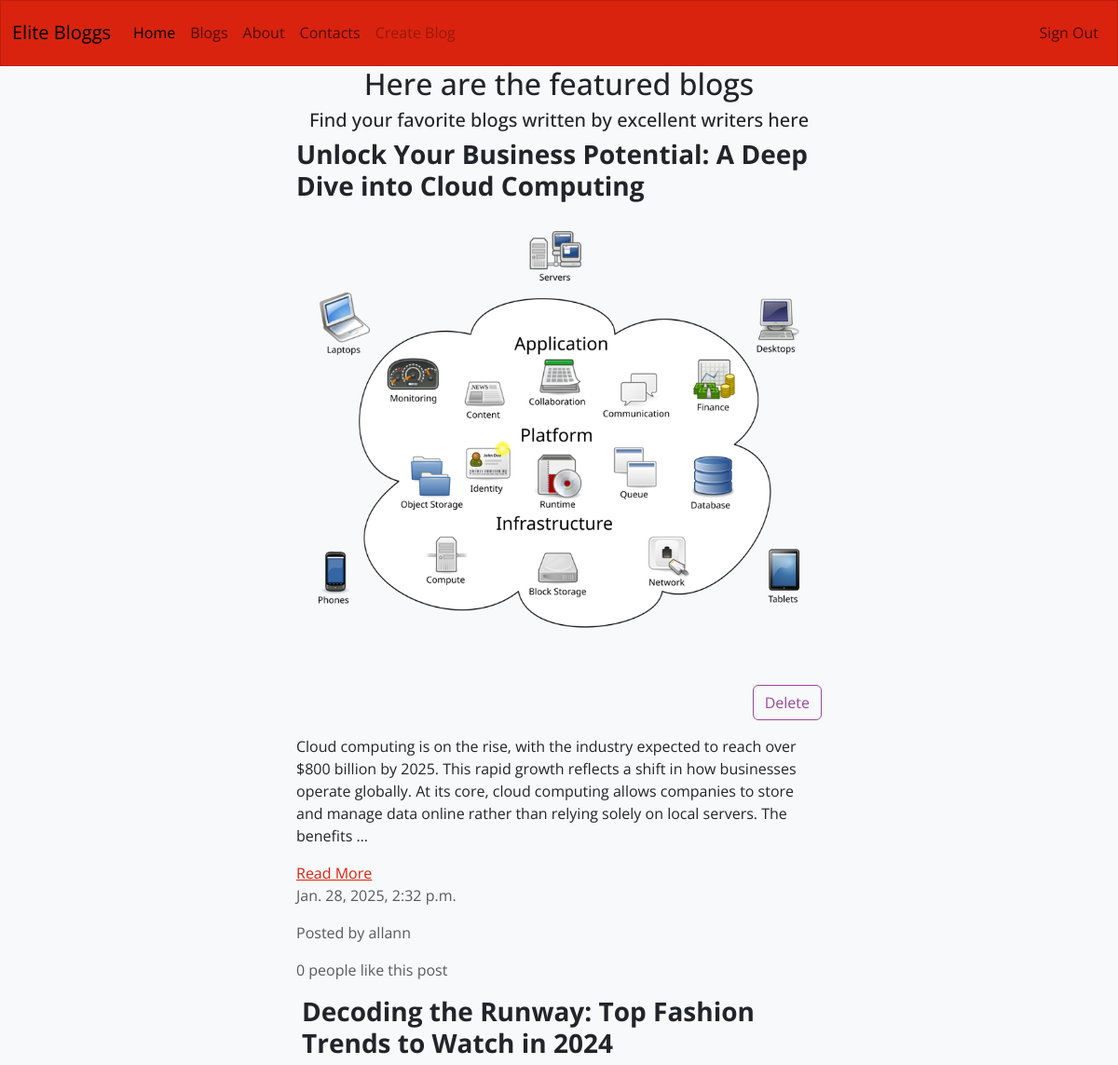
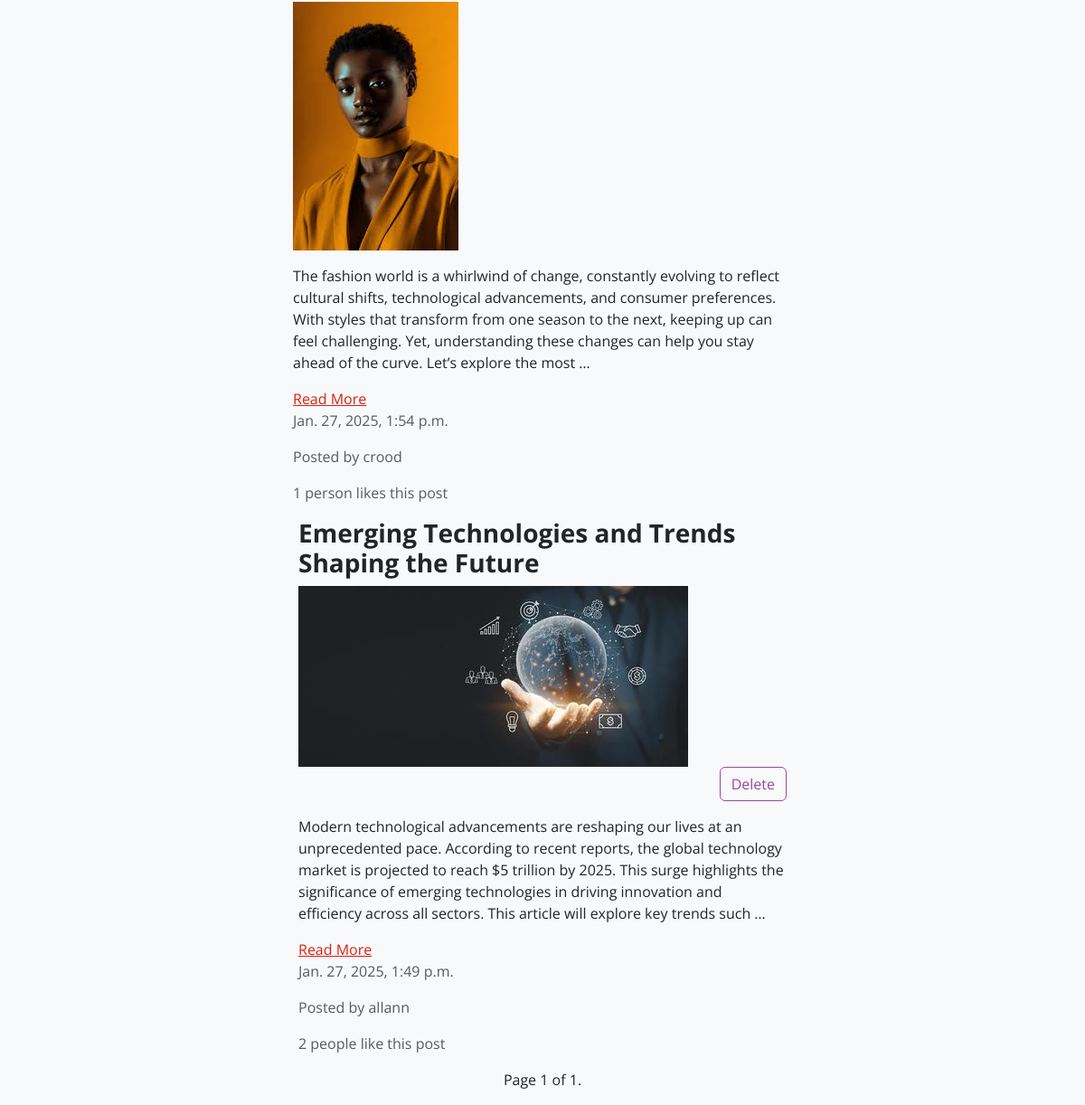
Screenshot of /blog/ (signed in) with the database file from the repository (2 pictures, top to bottom).
### posts/models.py (models this page shows, shortened)
class Article(models.Model):
    title = models.CharField(max_length=255)
    content = HTMLField()
    date_posted = models.DateTimeField(auto_now_add=True)
    author = models.ForeignKey(User, on_delete=models.CASCADE)
    featured = models.BooleanField(default=False)
    category = models.ForeignKey('Category', on_delete=models.CASCADE)
    likes = models.ManyToManyField(User, related_name='likes', blank=True)
    image = models.ImageField(default='default.jpg', upload_to='images/')

### posts/views.py (the view)
# urls.py: path('blog/', Blog.as_view(), name='blog'),
class Blog(ListView):
    model = Article
    template_name = 'posts/blog.html'
    context_object_name = 'articles'
    queryset = Article.objects.all().filter(featured=True).order_by('-date_posted')
    paginate_by = 5

### posts/templates/posts/blog.html (shortened to what this page needs)
{% extends 'posts/base.html' %}
{% block content %}
    <div class="row mx-md-0 mx-3">
        <div class="col-md-6 offset-md-3">
            <h2 class="text-center">Here are the featured blogs</h2>
            <h5 class="text-center">Find your favorite blogs written by excellent writers here</h5>
    </div>
    {% for object in object_list %}
        <div class="row mx-md-0 mx-3">
            <div class="col-md-6 offset-md-3">
                <h3 class="fw-bold">{{ object.title }}</h3>
                {% if object.image %}
                    <img src="{{ object.image.url }}" class="img-fluid" alt="{{ object.title }}">
                {% endif %}
                {% if request.user.username == object.author.username %}
                    <div class="text-end">
                        <a href="{% url 'article-delete' object.id %}" class="btn btn-outline-danger">Delete</a>
                    </div>
                {% endif %}
                <div class="mt-3">
                    <p>{{ object.content | truncatewords_html:50 | safe }}</p>
                </div>
                <div>
                    <a href="{% url 'article-detail' object.id %}">Read More</a>
                </div>
                <p class="text-muted">{{ object.date_posted }}</p>
                <p class="text-muted"> Posted by {{ object.author.username }}</p>
                {% if object.likes.count == 1 %}
                    <p class="text-muted">{{ object.likes.count }} person likes this post</p>
                {% else %}
                    <p class="text-muted">{{ object.likes.count }} people like this post</p>
                {% endif %}
            </div>
    {% endfor %}
    </div>
    <nav>
        <ul class="pagination  mx-md-0 mx-3">
            <div class="mx-auto">
                <span class="step-links">
                    <span class="current">
                        Page {{ page_obj.number }} of {{ page_obj.paginator.num_pages }}.
                    </span>
            </div>
        </ul>
    </nav>
{% endblock %}

### rows the page displays
Article: title "Unlock Your Business Potential: A Deep Dive into Cloud Computing", image (picture), shows "Delete", content "Cloud computing is on the rise, with the industry expected to reach over $800 billion by 2025. This rapid growth reflects a shift in how businesses operate globally. At its core, cloud computing allows companies to store and manage data online rather than relying solely on local servers. The benefits …", date_posted "Jan. 28, 2025, 2:32 p.m.", author.username "allann", likes.count "0"
Article: title "Decoding the Runway: Top Fashion Trends to Watch in 2024", image (picture), content "The fashion world is a whirlwind of change, constantly evolving to reflect cultural shifts, technological advancements, and consumer preferences. With styles that transform from one season to the next, keeping up can feel challenging. Yet, understanding these changes can help you stay ahead of the curve. Let’s explore the most …", date_posted "Jan. 27, 2025, 1:54 p.m.", author.username "crood", likes.count "1"
Article: title "Emerging Technologies and Trends Shaping the Future", image (picture), shows "Delete", content "Modern technological advancements are reshaping our lives at an unprecedented pace. According to recent reports, the global technology market is projected to reach $5 trillion by 2025. This surge highlights the significance of emerging technologies in driving innovation and efficiency across all sectors. This article will explore key trends such …", date_posted "Jan. 27, 2025, 1:49 p.m.", author.username "allann", likes.count "2"

### other values shown
{{ page_obj.number }} "1"
{{ page_obj.paginator.num_pages }} "1"
